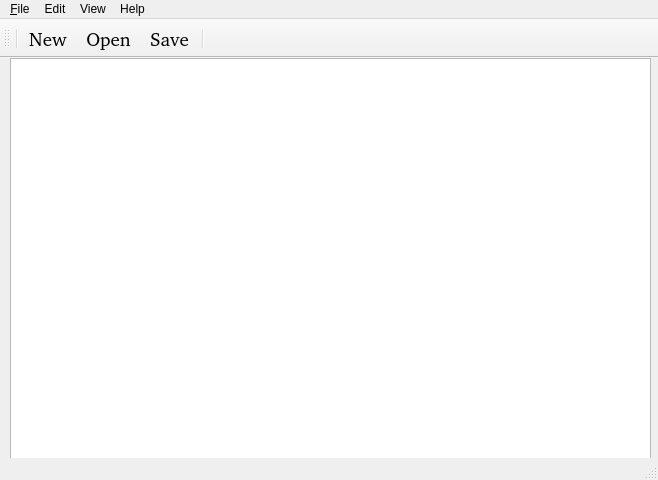
<?xml version="1.0" encoding="UTF-8"?>
<ui version="4.0">
 <class>MainWindow</class>
 <widget class="QMainWindow" name="MainWindow">
  <property name="geometry">
   <rect>
    <x>0</x>
    <y>0</y>
    <width>658</width>
    <height>480</height>
   </rect>
  </property>
  <property name="windowTitle">
   <string>Блокнот</string>
  </property>
  <widget class="QWidget" name="centralwidget">
   <widget class="QTextEdit" name="textEdit">
    <property name="geometry">
     <rect>
      <x>10</x>
      <y>0</y>
      <width>641</width>
      <height>461</height>
     </rect>
    </property>
   </widget>
  </widget>
  <widget class="QMenuBar" name="menubar">
   <property name="geometry">
    <rect>
     <x>0</x>
     <y>0</y>
     <width>658</width>
     <height>27</height>
    </rect>
   </property>
   <widget class="QMenu" name="menu_File">
    <property name="title">
     <string>&amp;File</string>
    </property>
    <addaction name="newAction"/>
    <addaction name="openAction"/>
    <addaction name="saveAction"/>
    <addaction name="closeAction"/>
   </widget>
   <widget class="QMenu" name="menuEdit">
    <property name="title">
     <string>Edit</string>
    </property>
   </widget>
   <widget class="QMenu" name="menuView">
    <property name="title">
     <string>View</string>
    </property>
   </widget>
   <widget class="QMenu" name="menuHelp">
    <property name="title">
     <string>Help</string>
    </property>
   </widget>
   <addaction name="menu_File"/>
   <addaction name="menuEdit"/>
   <addaction name="menuView"/>
   <addaction name="menuHelp"/>
  </widget>
  <widget class="QStatusBar" name="statusbar"/>
  <widget class="QToolBar" name="toolbar">
   <property name="font">
    <font>
     <family>Noto Sans [unknown]</family>
     <pointsize>14</pointsize>
    </font>
   </property>
   <property name="windowTitle">
    <string>Options</string>
   </property>
   <property name="new" stdset="0">
    <iconset>
     <normaloff>icons/new.png</normaloff>icons/new.png</iconset>
   </property>
   <attribute name="toolBarArea">
    <enum>TopToolBarArea</enum>
   </attribute>
   <attribute name="toolBarBreak">
    <bool>true</bool>
   </attribute>
   <addaction name="separator"/>
   <addaction name="newAction"/>
   <addaction name="openAction"/>
   <addaction name="saveAction"/>
   <addaction name="separator"/>
  </widget>
  <action name="closeAction">
   <property name="text">
    <string>Close</string>
   </property>
   <property name="toolTip">
    <string>Close Notepad</string>
   </property>
   <property name="statusTip">
    <string>Close app</string>
   </property>
   <property name="shortcut">
    <string>Ctrl+Q</string>
   </property>
  </action>
  <action name="newAction">
   <property name="icon">
    <iconset resource="pad.qrc">
     <normaloff>:/icons/new.png</normaloff>:/icons/new.png</iconset>
   </property>
   <property name="text">
    <string>New</string>
   </property>
   <property name="toolTip">
    <string>Create New File</string>
   </property>
   <property name="statusTip">
    <string>Create New File</string>
   </property>
   <property name="shortcut">
    <string>Ctrl+N</string>
   </property>
  </action>
  <action name="openAction">
   <property name="icon">
    <iconset resource="pad.qrc">
     <normaloff>:/icons/open.png</normaloff>:/icons/open.png</iconset>
   </property>
   <property name="text">
    <string>Open</string>
   </property>
   <property name="toolTip">
    <string>Open a File</string>
   </property>
   <property name="statusTip">
    <string>Open a File</string>
   </property>
   <property name="shortcut">
    <string>Ctrl+O</string>
   </property>
  </action>
  <action name="saveAction">
   <property name="icon">
    <iconset resource="pad.qrc">
     <normaloff>:/icons/save.png</normaloff>:/icons/save.png</iconset>
   </property>
   <property name="text">
    <string>Save</string>
   </property>
   <property name="toolTip">
    <string>Save a File</string>
   </property>
   <property name="statusTip">
    <string>Save a File</string>
   </property>
   <property name="shortcut">
    <string>Ctrl+S</string>
   </property>
  </action>
 </widget>
 <resources>
  <include location="pad.qrc"/>
 </resources>
 <connections/>
</ui>
